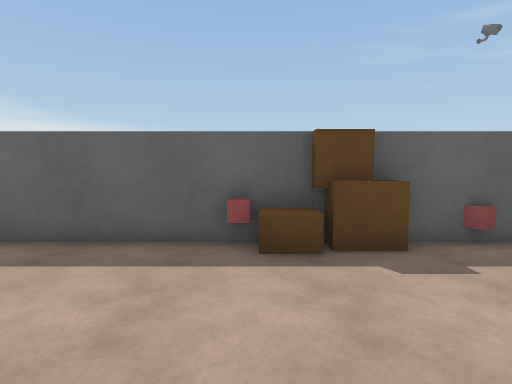
View 1 (above)

12 first-person views from a walk through a scene from a Unity 3-D project. The camera is 1.3 m above the floor, tilts 4° down and sees 80° across. The floor is counted in squares, 1 m on a side. Each view is taken from the middle of a square. On the plan, view 1 faces up. The plan holds only what a view shows up to about 14 squares ahead; the rest is blank. The place goes on beyond the plan. The player is left out. Door leaves are left out, so doorways stand open. Surface patterns are stand-ins for the level's own textures.

View 2
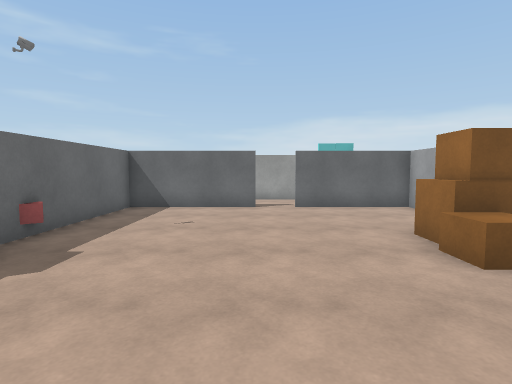

View 3
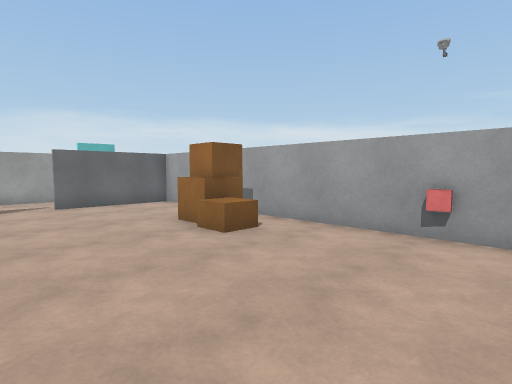

View 4
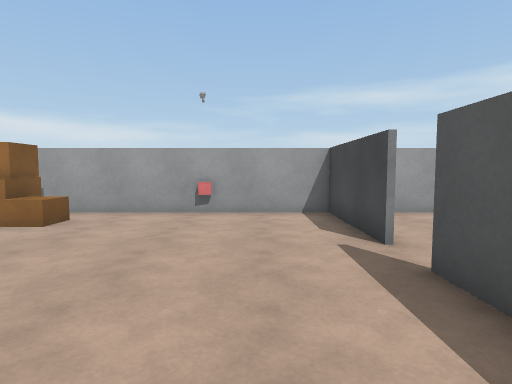

View 5
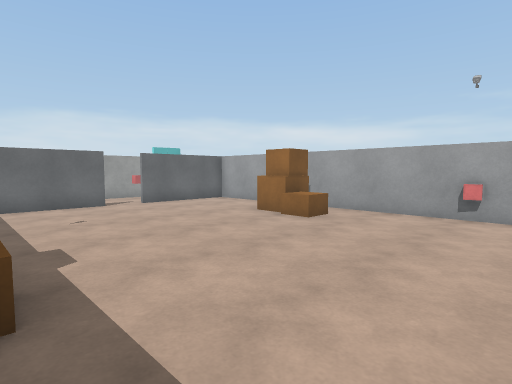

View 6
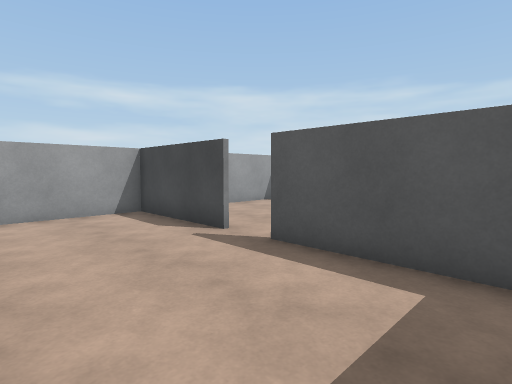

View 7
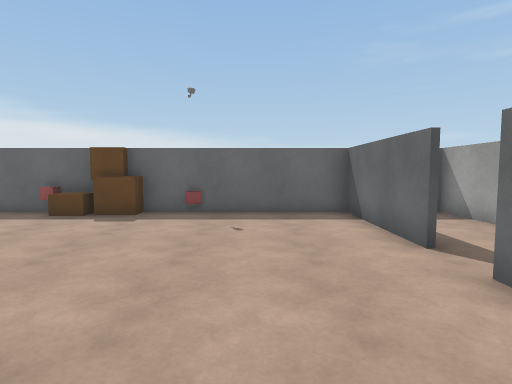

View 8
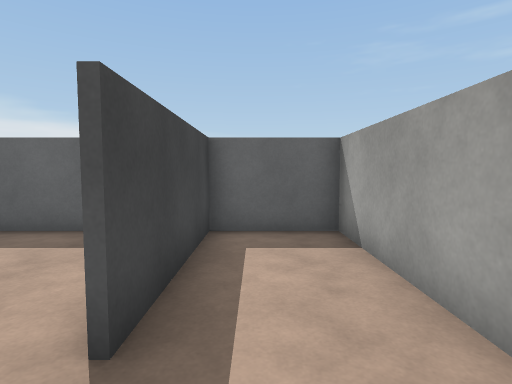

View 9
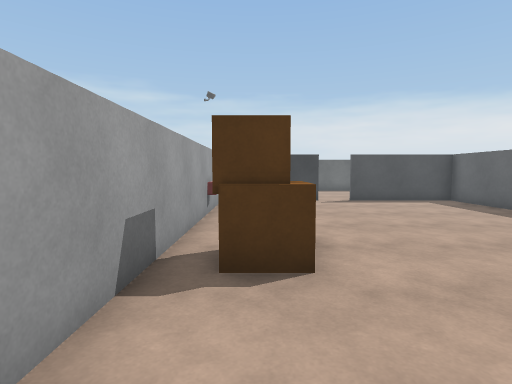

View 10
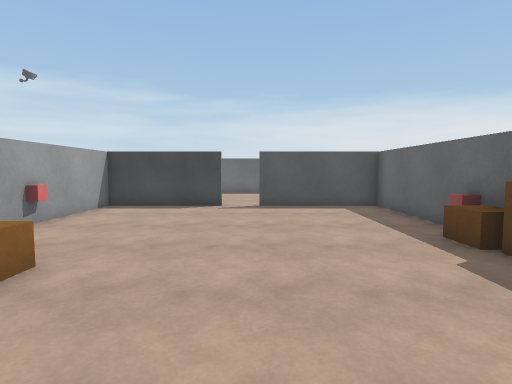

View 11
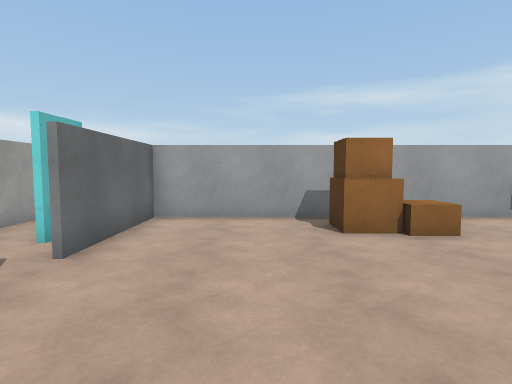

View 12
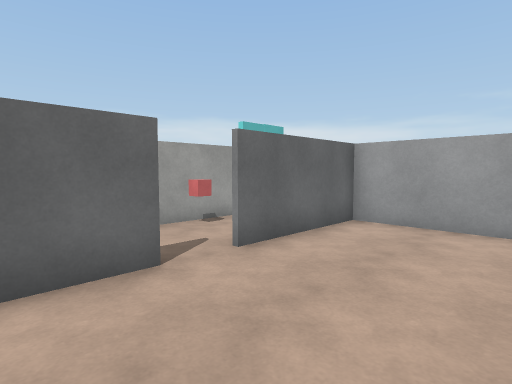

### Floor plan
Ten units are one square. View 1 is at (0, 0); x grows to the right and y downward. Boxes are objects, and circles mark ways between rooms. Rooms are numbered by the first view taken in them; rooms with no view inside come last. Other rooms are left out.
<svg viewBox="-58 -70 181 120">
<path fill="none" stroke="#000" d="M6 -55 -53 -55 -53 -11M88 -10 88 -55 24 -55M-53 2 -53 45 88 45 88 4M110 15 110 10M118 30 118 -55 90 -55 90 -10"/>
<rect x="-15" y="35" width="10" height="10" fill="#bbb"><title>other object</title></rect>
<rect x="-5" y="-55" width="10" height="10" fill="#bbb"><title>other object</title></rect>
<rect x="5" y="-65" width="10" height="20" fill="#bbb"><title>other object</title></rect>
<rect x="15" y="15" width="20" height="20" fill="#bbb"><title>other object</title></rect>
<rect x="15" y="-55" width="10" height="10" fill="#bbb"><title>other object</title></rect>
<rect x="15" y="-65" width="10" height="10" fill="#bbb"><title>other object</title></rect>
<rect x="25" y="25" width="20" height="10" fill="#bbb"><title>other object</title></rect>
<rect x="35" y="15" width="10" height="10" fill="#bbb"><title>other object</title></rect>
<rect x="35" y="-55" width="10" height="10" fill="#bbb"><title>other object</title></rect>
<circle cx="90" cy="-5" r="3" fill="#2a7"/>
<text x="20" y="-10">1</text>
<text x="100" y="-20">2</text>
</svg>
Room 1 opens to room 2.

Where each view was taken, in squares from view 1:
view 1: 0 up, 0 right, facing up
view 2: 1 up, 2 left, facing right
view 3: 2 up, 3 left, facing down-right
view 4: 5 up, 3 left, facing down
view 5: 5 up, 3 left, facing down-right
view 6: 5 up, 1 left, facing down-left
view 7: 4 down, 6 right, facing up
view 8: 1 down, 10 right, facing up
view 9: 3 down, 8 right, facing left
view 10: 1 up, 6 right, facing left
view 11: 4 up, 6 right, facing down
view 12: 3 up, 5 right, facing down-right
